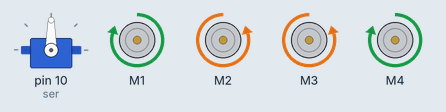
This sketch was run on a simulated Arduino Mega 2560, built with avr-gcc and run on an emulated ATmega2560. On the bench: servo, 4 × DC motor (green arrow = forward, orange = backward, longer = faster).

Above: at 2.7 s.
At 6.7 s:
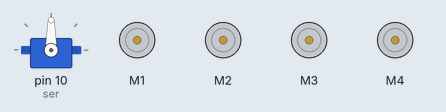
At 10.7 s:
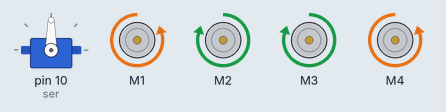
Timing chart, 0 to 17.6 s (numbered marks = the images above):
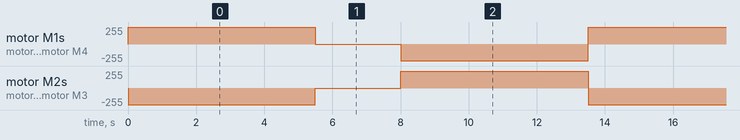

The sketch:

self_driving_car.ino
```cpp
#include<NewPing.h>
#include<AFMotor.h>
#include<Servo.h>

AF_DCMotor motor1(1);
AF_DCMotor motor2(2);
AF_DCMotor motor3(3);
AF_DCMotor motor4(4);
Servo ser;
int Speed=250;

int trigg = 52;
int echo = 50;
int max_distance = 400;
int distance;
long duration;

NewPing sonar(trigg, echo, max_distance);

void setup() {
  Serial.begin(9600);
  pinMode(trigg, OUTPUT);
  pinMode(echo, INPUT);
  ser.attach(10);
  motor1.setSpeed(Speed);
  motor2.setSpeed(Speed);
  motor3.setSpeed(Speed);
  motor4.setSpeed(Speed);

}

void loop()
{
//  if(lookforward<=20)
//  {
//    if(lookright()<=20)
//    {
//      if(lookleft<=20)
//      {
//        juststop();
//        gobackward();
//      }
//      else
//      {
//        moveleft();
//        goforward();
//      }
//    }
//      else
//     {
//      moveright();
//      goforward();
//     }
//  }
//  else
//  {
//    goforward();
//  }
//

//goforward();
//delay(5000);
//juststop();
//delay(2000);
//gobackward();
//delay(5000);
//juststop();
//delay(2000);
moveright();
delay(5000);
juststop();
delay(2000);
moveleft();
delay(5000);
}

int lookforward()
{
  ser.write(90);
  delay(100);
  distance=calculatedistance();
  return distance;
}

int lookright()
{
  ser.write(150);
  delay(100);
  distance = calculatedistance();
  return distance;
}

int lookleft()
{
  ser.write(20);
  delay(100);
  distance = calculatedistance();
  return distance;
}
int calculatedistance()
{
  int cm = sonar.ping_cm();
  return cm;
}

void goforward()
{
  motor1.run(FORWARD);
  motor2.run(FORWARD);
  motor3.run(FORWARD);
  motor4.run(FORWARD);
  delay(500);
}

void gobackward()
{
  motor1.run(BACKWARD);
  motor2.run(BACKWARD);
  motor3.run(BACKWARD);
  motor4.run(BACKWARD);
  delay(500);
}
void moveright()
{
  motor1.run(FORWARD);
  motor2.run(BACKWARD);
  motor3.run(BACKWARD);
  motor4.run(FORWARD);
  delay(500);
}

void moveleft()
{
  motor1.run(BACKWARD);
  motor2.run(FORWARD);
  motor3.run(FORWARD);
  motor4.run(BACKWARD);
  delay(500);
}

void juststop()
{
  motor1.run(RELEASE);
  motor2.run(RELEASE);
  motor3.run(RELEASE);
  motor4.run(RELEASE);
  delay(500);
}
```

Measured:
- by itself, motor M1, motor M4: repeats every 13.5 s: stopped 2.5 s, backward 250/255 5.5 s, forward 250/255 5.5 s
- by itself, motor M2, motor M3: repeats every 13.5 s: stopped 2.5 s, forward 250/255 5.5 s, backward 250/255 5.5 s
